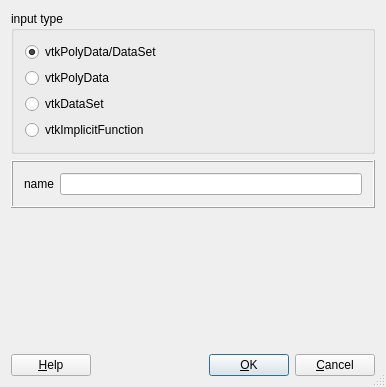
<?xml version="1.0" encoding="UTF-8"?>
<ui version="4.0">
 <class>InputEditDialog</class>
 <widget class="QDialog" name="InputEditDialog">
  <property name="geometry">
   <rect>
    <x>0</x>
    <y>0</y>
    <width>386</width>
    <height>387</height>
   </rect>
  </property>
  <property name="windowTitle">
   <string>input slot</string>
  </property>
  <property name="sizeGripEnabled">
   <bool>true</bool>
  </property>
  <layout class="QVBoxLayout">
   <item>
    <widget class="Q3ButtonGroup" name="buttonGroup1">
     <property name="title">
      <string>input type</string>
     </property>
     <layout class="QVBoxLayout">
      <item>
       <widget class="QRadioButton" name="polyset_rb">
        <property name="text">
         <string>vtkPolyData/DataSet</string>
        </property>
        <property name="checked">
         <bool>true</bool>
        </property>
       </widget>
      </item>
      <item>
       <widget class="QRadioButton" name="polydata_rb">
        <property name="text">
         <string>vtkPolyData</string>
        </property>
        <property name="checked">
         <bool>false</bool>
        </property>
       </widget>
      </item>
      <item>
       <widget class="QRadioButton" name="dataset_rb">
        <property name="text">
         <string>vtkDataSet</string>
        </property>
       </widget>
      </item>
      <item>
       <widget class="QRadioButton" name="function_rb">
        <property name="text">
         <string>vtkImplicitFunction</string>
        </property>
       </widget>
      </item>
     </layout>
    </widget>
   </item>
   <item>
    <widget class="Q3Frame" name="frame4">
     <property name="frameShape">
      <enum>QFrame::Box</enum>
     </property>
     <property name="frameShadow">
      <enum>QFrame::Raised</enum>
     </property>
     <layout class="QGridLayout">
      <item row="0" column="1">
       <widget class="QLineEdit" name="name_edit"/>
      </item>
      <item row="0" column="0">
       <widget class="QLabel" name="textLabel1">
        <property name="text">
         <string>name</string>
        </property>
        <property name="wordWrap">
         <bool>false</bool>
        </property>
       </widget>
      </item>
     </layout>
    </widget>
   </item>
   <item>
    <spacer name="spacer3">
     <property name="orientation">
      <enum>Qt::Vertical</enum>
     </property>
     <property name="sizeType">
      <enum>QSizePolicy::Expanding</enum>
     </property>
     <property name="sizeHint" stdset="0">
      <size>
       <width>20</width>
       <height>9</height>
      </size>
     </property>
    </spacer>
   </item>
   <item>
    <layout class="QHBoxLayout">
     <property name="spacing">
      <number>6</number>
     </property>
     <property name="margin">
      <number>0</number>
     </property>
     <item>
      <widget class="QPushButton" name="buttonHelp">
       <property name="text">
        <string>&amp;Help</string>
       </property>
       <property name="shortcut">
        <string>F1</string>
       </property>
       <property name="autoDefault">
        <bool>true</bool>
       </property>
      </widget>
     </item>
     <item>
      <spacer name="Horizontal Spacing2">
       <property name="orientation">
        <enum>Qt::Horizontal</enum>
       </property>
       <property name="sizeType">
        <enum>QSizePolicy::Expanding</enum>
       </property>
       <property name="sizeHint" stdset="0">
        <size>
         <width>20</width>
         <height>20</height>
        </size>
       </property>
      </spacer>
     </item>
     <item>
      <widget class="QPushButton" name="buttonOk">
       <property name="text">
        <string>&amp;OK</string>
       </property>
       <property name="shortcut">
        <string/>
       </property>
       <property name="autoDefault">
        <bool>true</bool>
       </property>
       <property name="default">
        <bool>true</bool>
       </property>
      </widget>
     </item>
     <item>
      <widget class="QPushButton" name="buttonCancel">
       <property name="text">
        <string>&amp;Cancel</string>
       </property>
       <property name="shortcut">
        <string/>
       </property>
       <property name="autoDefault">
        <bool>true</bool>
       </property>
      </widget>
     </item>
    </layout>
   </item>
  </layout>
 </widget>
 <layoutdefault spacing="6" margin="11"/>
 <pixmapfunction>qPixmapFromMimeSource</pixmapfunction>
 <customwidgets>
  <customwidget>
   <class>Q3GroupBox</class>
   <extends>QGroupBox</extends>
   <header>Qt3Support/Q3GroupBox</header>
   <container>1</container>
  </customwidget>
  <customwidget>
   <class>Q3Frame</class>
   <extends>QFrame</extends>
   <header>Qt3Support/Q3Frame</header>
   <container>1</container>
  </customwidget>
  <customwidget>
   <class>Q3ButtonGroup</class>
   <extends>Q3GroupBox</extends>
   <header>Qt3Support/Q3ButtonGroup</header>
   <container>1</container>
  </customwidget>
 </customwidgets>
 <resources/>
 <connections>
  <connection>
   <sender>buttonOk</sender>
   <signal>clicked()</signal>
   <receiver>InputEditDialog</receiver>
   <slot>accept()</slot>
   <hints>
    <hint type="sourcelabel">
     <x>20</x>
     <y>20</y>
    </hint>
    <hint type="destinationlabel">
     <x>20</x>
     <y>20</y>
    </hint>
   </hints>
  </connection>
  <connection>
   <sender>buttonCancel</sender>
   <signal>clicked()</signal>
   <receiver>InputEditDialog</receiver>
   <slot>reject()</slot>
   <hints>
    <hint type="sourcelabel">
     <x>20</x>
     <y>20</y>
    </hint>
    <hint type="destinationlabel">
     <x>20</x>
     <y>20</y>
    </hint>
   </hints>
  </connection>
 </connections>
</ui>
